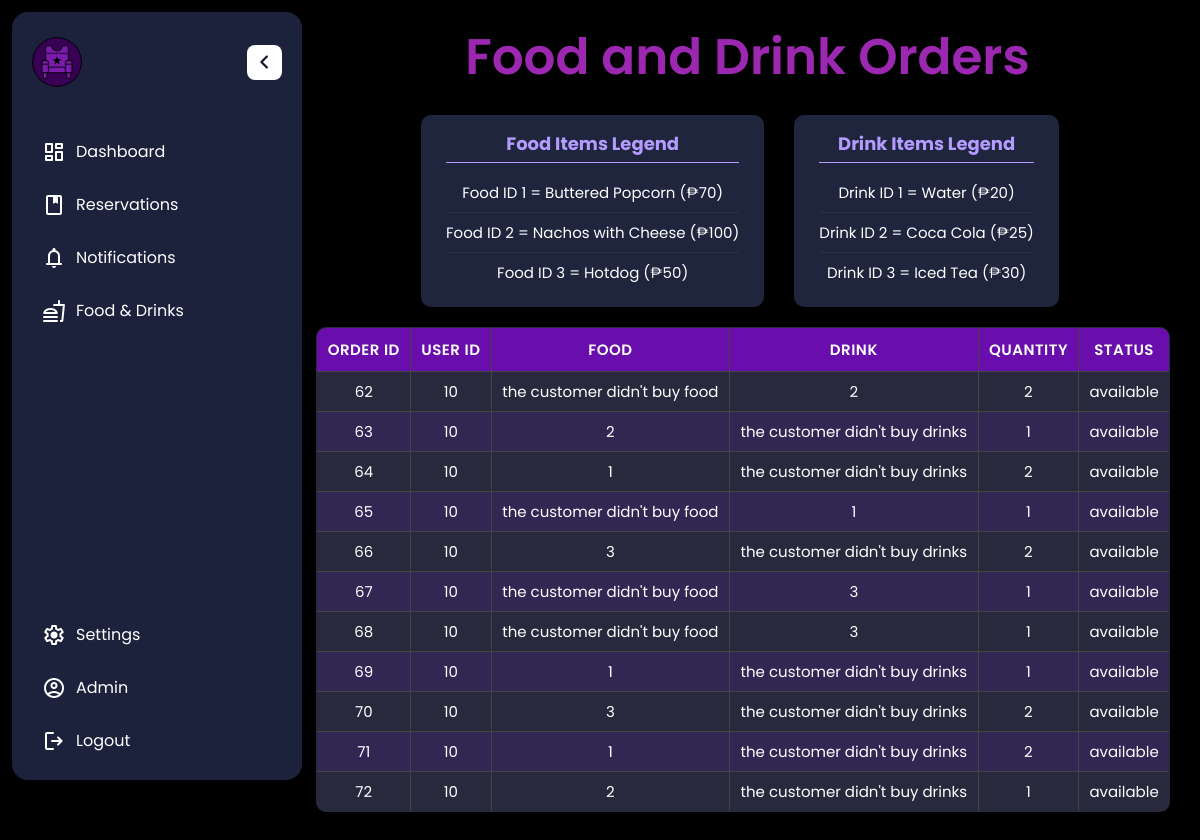
Screenshot of /food.php with the database file from the repository.
### tables this page shows
CREATE TABLE `orders` (
  `order_id` int(11) NOT NULL,
  `user_id` int(11) NOT NULL,
  `food_id` int(11) DEFAULT NULL,
  `drink_id` int(11) DEFAULT NULL,
  `quantity` int(11) NOT NULL CHECK (`quantity` > 0),
  `status` enum('available','claimed') DEFAULT 'available',
  `order_date` timestamp NOT NULL DEFAULT current_timestamp(),
  `created_at` timestamp NOT NULL DEFAULT current_timestamp()
);

### food.php (the view, shortened to what this page needs)
<?php
$host = "localhost";
$user = "root";
$password = "";
$dbname = "flickseat_db";
$conn = new mysqli($host, $user, $password, $dbname);
$sql = "SELECT * FROM orders";
$result = $conn->query($sql);
?>
<!DOCTYPE html>
<html lang="en">
<head>
    <link rel="stylesheet" href="styles.css">
</head>
<body>
    <aside class="sidebar">
        <header class="sidebar-header">
            <a href="#" class="header-logo">
                <img src="Logo.png" alt="logo">
            </a>
            <button class="toggler sidebar-toggler">
                <span class="material-symbols-rounded">chevron_left</span>
            </button>
        </header>
        <nav class="sidebar-nav">
            <ul class="nav-list primary-nav">
                <li class="nav-item">
                    <a href="dashboard.php" class="nav-link">
                        <span class="material-symbols-rounded">dashboard</span>
                        <span class="nav-label">Dashboard</span>
                    </a>
                </li>
                <li class="nav-item">
                    <a href="reservation.php" class="nav-link">
                        <span class="material-symbols-rounded">book</span>
                        <span class="nav-label">Reservations</span>
                    </a>
                </li>
                <li class="nav-item">
                    <a href="notif.html" class="nav-link">
                        <span class="material-symbols-rounded">notifications</span>
                        <span class="nav-label">Notifications</span>
                    </a>
                </li>
                <li class="nav-item">
                    <a href="dashboard.php" class="nav-link">
                        <span class="material-symbols-rounded">fastfood</span>
                        <span class="nav-label">Food & Drinks</span>
                    </a>
                </li>
            </ul>
            <ul class="nav-list secondary-nav">
            <li class="nav-item">
                    <a href="settings.html" class="nav-link">
                        <span class="material-symbols-rounded">settings</span>
                        <span class="nav-label">Settings</span>
                    </a>
                </li>
                <li class="nav-item">
                    <a href="admin.php" class="nav-link">
                        <span class="material-symbols-rounded">account_circle</span>
                        <span class="nav-label">Admin</span>
                    </a>
                </li>
                <li class="nav-item">
                    <a href="logout.php" class="nav-link">
                        <span class="material-symbols-rounded">logout</span>
                        <span class="nav-label">Logout</span>
                    </a>
                </li>
            </ul>
        </nav>
    </aside>
    <div class="main-content">
    <div class="orders-container">
    <h1>Food and Drink Orders</h1>
    <div class="legend-container">
                <div class="legend-box">
                    <h3>Food Items Legend</h3>
                    <ul class="legend-list">
                        <li>Food ID 1 = Buttered Popcorn (₱70)</li>
                        <li>Food ID 2 = Nachos with Cheese (₱100)</li>
                        <li>Food ID 3 = Hotdog (₱50)</li>
                    </ul>
                </div>
                <div class="legend-box">
                    <h3>Drink Items Legend</h3>
                    <ul class="legend-list">
                        <li>Drink ID 1 = Water (₱20)</li>
                        <li>Drink ID 2 = Coca Cola (₱25)</li>
                        <li>Drink ID 3 = Iced Tea (₱30)</li>
                    </ul>
                </div>
            </div>
    <table border="1" cellpadding="10">
        <thead>
            <tr>
                <th>Order ID</th>
                <th>User ID</th>
                <th>Food</th>
                <th>Drink</th>
                <th>Quantity</th>
                <th>Status</th>
            </tr>
        </thead>
        <tbody>
            <?php if ($result->num_rows > 0): ?>
                <?php while($row = $result->fetch_assoc()): ?>
                    <tr>
                        <td><?= $row["order_id"] ?></td>
                        <td><?= $row["user_id"] ?></td>
                        <td>
                            <?= is_null($row["food_id"]) ? "the customer didn't buy food" : $row["food_id"] ?>
                        </td>
                        <td>
                            <?= is_null($row["drink_id"]) ? "the customer didn't buy drinks" : $row["drink_id"] ?>
                        </td>
                        <td><?= $row["quantity"] ?></td>
                        <td><?= $row["status"] ?></td>
                    </tr>
                <?php endwhile; ?>
            <?php else: ?>
                <tr><td colspan="6">No orders found.</td></tr>
            <?php endif; ?>
        </tbody>
    </table>
</div>
    </div>
</body>
</html>

### styles.css (style rules this page uses)
* { font-family: "Poppins", "Montserrat",serif; margin: 0; padding: 0; box-sizing: border-box; }
body { background: rgb(0, 0, 0); min-height: 100vh; align-items: center; justify-content: center; min-height: 100vh; overflow-x: hidden; }
.sidebar { width: 290px; height: calc(100vh - 32px); background: #1c223b; margin: 12px; border-radius: 16px; position: fixed; transition: 0.4s ease; }
.sidebar-header { position: relative; display: flex; padding: 25px 20px; align-items: center; justify-content: space-between; }
.sidebar-header .header-logo img { width: 50px; height: 50px; object-fit: contain; border-radius: 50%; display: block; }
.sidebar-nav .nav-link { color: #fff; text-decoration: none; padding: 12px 15px; align-items: center; display: flex; border-radius: 8px; gap: 10px; transition: 0.4s ease; white-space: nowrap; }
.sidebar-nav .nav-list { list-style: none; display: flex; gap: 4px; padding: 0 15px; flex-direction: column; transform: translateY(15px); transition: 0.4s ease; }
.sidebar-header .toggler { width: 35px; height: 35px; color: #151a2d; border: none; border-radius: 8px; background: #fff; cursor: pointer; display: flex; align-items: center; justify-content: center; transition: 0.4s ease; }
.sidebar-header .sidebar-toggler { position: absolute; right: 20px; }
.sidebar-header .sidebar-toggler span { font-size: 1.75rem; transition: 0.4s ease; }
.sidebar-nav .secondary-nav { position: absolute; bottom: 30px; width: 100%; }
.sidebar-nav .nav-link .nav-label { transition: opacity 0.4s ease; }
.sidebar-nav .nav-item { position: relative; }
h1 { color: #fff; font-size: 70px; margin-left: 15px; }
.main-content { padding: 20px; text-align: Center; margin-left: 250px; transition: 0.4s ease; overflow-x: hidden; }
h1 { color: #b49cff; }
table { width: 100%; max-width: 100%; border-collapse: separate; border-spacing: 0; margin: 20px 0; background-color: #1e1e2f; border-radius: 12px; overflow: hidden; box-shadow: 0 4px 20px rgba(0, 0, 0, 0.4); }
th, td { padding: 14px 16px; text-align: center; color: #ffffff; font-size: 15px; }
th { background-color: #2d2f45; font-weight: 600; text-transform: uppercase; letter-spacing: 0.5px; border-bottom: 1px solid #444; }
tr { transition: background-color 0.2s ease-in-out; }
tr:nth-child(even) { background-color: #27293d; }
table { width: 80%; margin: 20px auto; border-collapse: collapse; background-color: #29293d; border-radius: 10px; overflow: hidden; }
th, td { padding: 12px; border: 1px solid #444; text-align: center; }
th { background-color: #6a0dad; color: white; }
tr:nth-child(even) { background-color: #322653; }
h1 { color: #a855f7; margin-bottom: 30px; font-weight: 600; }
.material-symbols-rounded { font-size: 24px; }
h1 { color: #9c27b0; font-size: 50px; text-align: center; margin-bottom: 20px; }
.legend-container { display: flex; justify-content: center; gap: 30px; margin-bottom: 20px; flex-wrap: wrap; }
.legend-box { background-color: #1e253d; padding: 15px 25px; border-radius: 10px; box-shadow: 0 4px 8px rgba(0, 0, 0, 0.2); min-width: 250px; }
.legend-box h3 { color: #b49cff; margin-bottom: 10px; text-align: center; font-size: 18px; border-bottom: 1px solid #b49cff; padding-bottom: 5px; }
.legend-list { list-style: none; padding: 0; margin: 0; color: #fff; }
.legend-list li { padding: 8px 0; font-size: 15px; border-bottom: 1px solid #2d2f45; }
.legend-list li:last-child { border-bottom: none; }
.legend-list li::after { content: attr(data-price); float: right; color: #4CAF50; font-weight: bold; }
.main-content table { width: 97%; margin: 20px auto; font-size: 14px; margin-right: 10px; }
.main-content table th { padding: 10px; background-color: #6A0DAD; }
.main-content table td { padding: 8px 10px; }

### rows the page displays
orders: order_id "62", user "10", shows "the customer didn't buy food", drink "2", quantity "2", status "available"
orders: order_id "63", user "10", food "2", shows "the customer didn't buy drinks", quantity "1", status "available"
orders: order_id "64", user "10", food "1", shows "the customer didn't buy drinks", quantity "2", status "available"
orders: order_id "65", user "10", shows "the customer didn't buy food", drink "1", quantity "1", status "available"
orders: order_id "66", user "10", food "3", shows "the customer didn't buy drinks", quantity "2", status "available"
orders: order_id "67", user "10", shows "the customer didn't buy food", drink "3", quantity "1", status "available"
orders: order_id "68", user "10", shows "the customer didn't buy food", drink "3", quantity "1", status "available"
orders: order_id "69", user "10", food "1", shows "the customer didn't buy drinks", quantity "1", status "available"
orders: order_id "70", user "10", food "3", shows "the customer didn't buy drinks", quantity "2", status "available"
orders: order_id "71", user "10", food "1", shows "the customer didn't buy drinks", quantity "2", status "available"
orders: order_id "72", user "10", food "2", shows "the customer didn't buy drinks", quantity "1", status "available"
